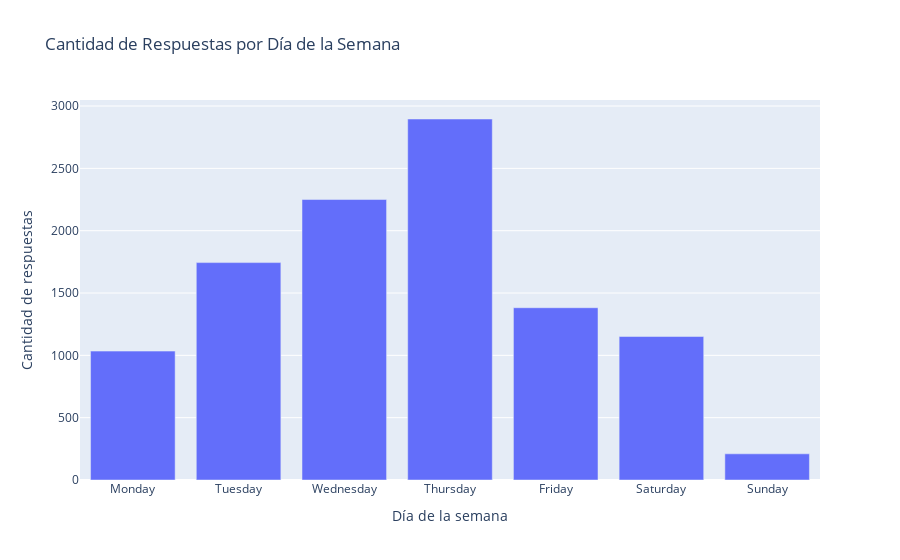

The notebook cell saved with this chart:
### Markdown cell above
<font size = 7 color ='27A3D7'>Cantidad de Respuestas</font>

---

### Code cell
dias_respuestas = []

for _, row in df_bancoppel.iterrows():
    try:
        if isinstance(row['messages'], str):
            messages = json.loads(row['messages'])
        elif isinstance(row['messages'], list):
            messages = row['messages']
        else:
            continue 
        
        for message in messages:
            if message.get('role') != 'assistant' and message.get('direction') == 'incoming':
                created_at = message.get('createdAt')
                if created_at:
                    # Convertimos a datetime y restamos 6 horas
                    adjusted_time = pd.to_datetime(created_at) - pd.Timedelta(hours=6)
                    day_of_week = adjusted_time.day_name()
                    dias_respuestas.append(day_of_week)

    except (json.JSONDecodeError, TypeError) as e:
        print(f"Error al procesar la fila: {e}")

df_dias_respuestas = pd.DataFrame(dias_respuestas, columns=['Día de la semana'])

conteo_respuestas = df_dias_respuestas['Día de la semana'].value_counts().reindex(
    ["Monday", "Tuesday", "Wednesday", "Thursday", "Friday", "Saturday", "Sunday"], fill_value=0)


fig = px.bar(conteo_respuestas, x=conteo_respuestas.index, y=conteo_respuestas.values,
             labels={'x': 'Día de la semana', 'y': 'Cantidad de respuestas'},
             title='Cantidad de Respuestas por Día de la Semana')

fig.show()

### Figure 1 — Plotly figure (JSON) as saved in the notebook; plotly's stock layout.template omitted (floating-point values rounded to 4 significant figures)
{"data": [{"alignmentgroup": "True", "hovertemplate": "Día de la semana=%{x}<br>Cantidad de respuestas=%{y}<extra></extra>", "legendgroup": "", "marker": {"color": "#636efa", "pattern": {"shape": ""}}, "name": "", "offsetgroup": "", "orientation": "v", "showlegend": false, "textposition": "auto", "type": "bar", "x": ["Monday", "Tuesday", "Wednesday", "Thursday", "Friday", "Saturday", "Sunday"], "xaxis": "x", "y": [1034, 1744, 2250, 2896, 1382, 1151, 210], "yaxis": "y"}], "layout": {"barmode": "relative", "legend": {"tracegroupgap": 0}, "title": {"text": "Cantidad de Respuestas por Día de la Semana"}, "xaxis": {"anchor": "y", "domain": [0, 1], "title": {"text": "Día de la semana"}}, "yaxis": {"anchor": "x", "domain": [0, 1], "title": {"text": "Cantidad de respuestas"}}}}
